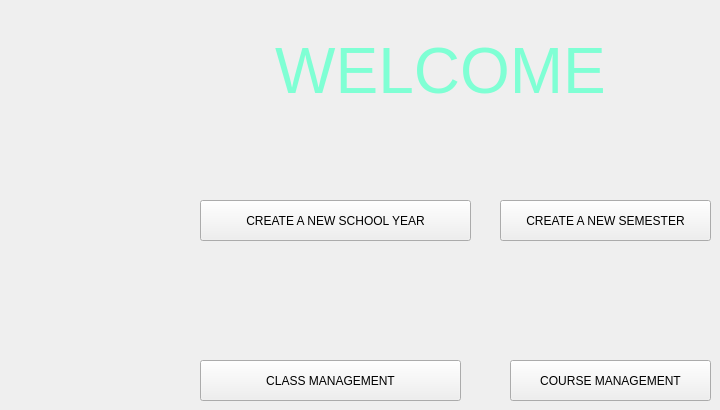
          <widget class="QWidget" name="AdHome">
           <widget class="QLabel" name="lb_welcome_2">
            <property name="geometry">
             <rect>
              <x>250</x>
              <y>0</y>
              <width>381</width>
              <height>141</height>
             </rect>
            </property>
            <property name="font">
             <font>
              <pointsize>48</pointsize>
             </font>
            </property>
            <property name="styleSheet">
             <string notr="true">#lb_welcome_2{
	color: #7FFFD4;
}</string>
            </property>
            <property name="text">
             <string>WELCOME</string>
            </property>
            <property name="alignment">
             <set>Qt::AlignCenter</set>
            </property>
           </widget>
           <widget class="QPushButton" name="button_create_sy">
            <property name="geometry">
             <rect>
              <x>200</x>
              <y>200</y>
              <width>271</width>
              <height>41</height>
             </rect>
            </property>
            <property name="text">
             <string>CREATE A NEW SCHOOL YEAR</string>
            </property>
           </widget>
           <widget class="QPushButton" name="button_class_manage">
            <property name="geometry">
             <rect>
              <x>200</x>
              <y>360</y>
              <width>261</width>
              <height>41</height>
             </rect>
            </property>
            <property name="text">
             <string>CLASS MANAGEMENT</string>
            </property>
           </widget>
           <widget class="QPushButton" name="button_create_sem">
            <property name="geometry">
             <rect>
              <x>500</x>
              <y>200</y>
              <width>211</width>
              <height>41</height>
             </rect>
            </property>
            <property name="text">
             <string>CREATE A NEW SEMESTER</string>
            </property>
           </widget>
           <widget class="QPushButton" name="button_course_manage">
            <property name="geometry">
             <rect>
              <x>510</x>
              <y>360</y>
              <width>201</width>
              <height>41</height>
             </rect>
            </property>
            <property name="text">
             <string>COURSE MANAGEMENT</string>
            </property>
           </widget>
          </widget>
